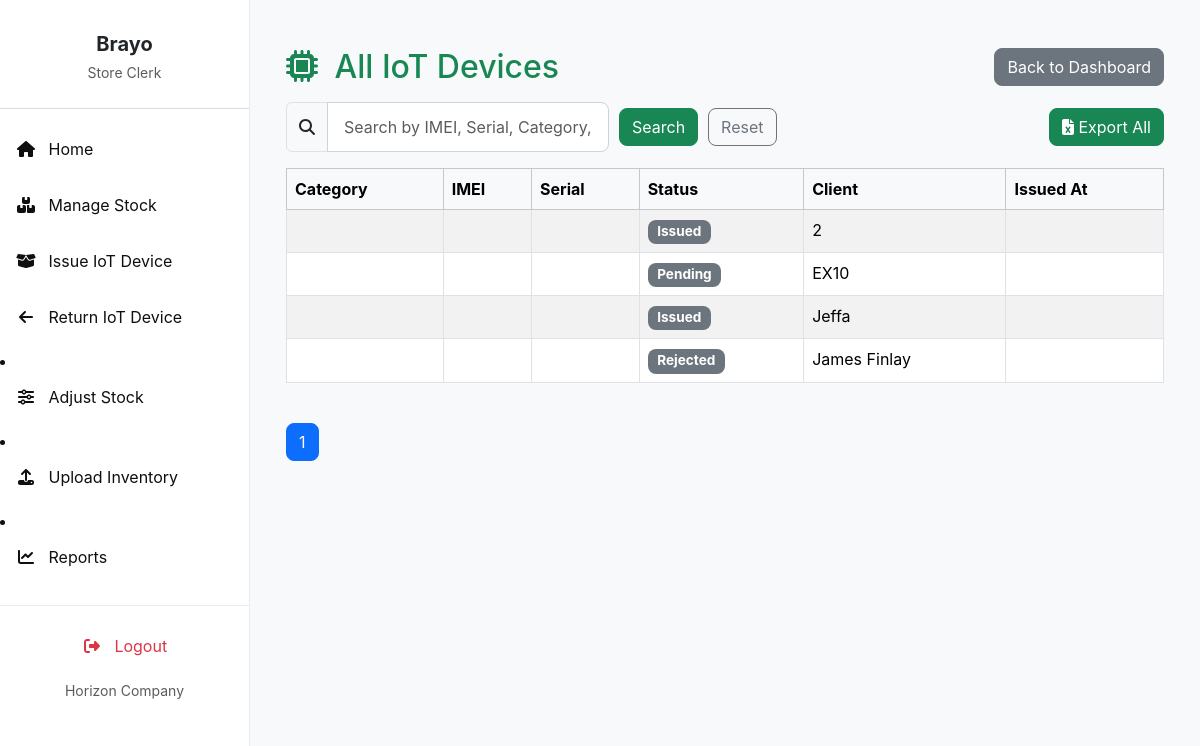
The page /reports/total-requests/ (signed in) on the database its author committed.
### invent/models.py (models this page shows, shortened)
class DeviceRequest(models.Model):
    device = models.ForeignKey(
        "Device",
        on_delete=models.CASCADE,
        related_name="requests"
    )
    requestor = models.ForeignKey(
        User,
        on_delete=models.CASCADE,
        related_name="device_requests"
    )
    client = models.ForeignKey(
        "Client",
        on_delete=models.CASCADE,
        related_name="client_requests",
        null=True,
        blank=True
    )
    quantity = models.PositiveIntegerField(default=1)
    reason = models.TextField(blank=True, null=True)
    application_date = models.DateField(default=timezone.now)
    STATUS_CHOICES = [
        ('Pending', 'Pending'),
        ('Approved', 'Approved'),
        ('Issued', 'Issued'),
        ('Rejected', 'Rejected'),
        ('Cancelled', 'Cancelled'),
        ('Partially Returned', 'Partially Returned'),
        ('Fully Returned', 'Fully Returned'),
    ]
    status = models.CharField(
        max_length=20, choices=STATUS_CHOICES, default='Pending'
    )
    date_requested = models.DateTimeField(auto_now_add=True)
    date_issued = models.DateTimeField(null=True, blank=True)
    returned_quantity = models.PositiveIntegerField(default=0)
    _original_status = None
    def __init__(self, *args, **kwargs):
        super().__init__(*args, **kwargs)
        self._original_status = self.status

class Client(models.Model):
    name = models.CharField(max_length=255)
    phone_no = models.CharField(max_length=50)
    email = models.EmailField()
    address = models.CharField(max_length=255)
    def __str__(self):
        return self.name

### invent/views.py (the view, shortened to what this page needs)
# urls.py: path('reports/total-requests/', views.total_requests, name='total_requests'),
@login_required
def total_requests(request):
    query = request.GET.get('q', '')
    status_filter = request.GET.get('status', '')
    queryset = DeviceRequest.objects.select_related(
        "device", "client", "requestor").order_by('-date_requested')
    if status_filter:
        queryset = queryset.filter(status=status_filter)
    paginator = Paginator(queryset, 10)
    page_number = request.GET.get('page')
    page_obj = paginator.get_page(page_number)
    context = {
        'page_obj': page_obj,
        'status_filter': status_filter,
    }
    return render(request, 'invent/total_requests.html', context)

### invent/context_processors.py (called while the page is built)
def pending_requests_count(request):
    count = 0  # Default to 0
    if request.user.is_authenticated:
        if request.user.has_perm('invent.can_issue_device'):
            count = DeviceRequest.objects.filter(status='Pending').count()
    return {'pending_requests_count_for_sidebar': count}

### invent/templates/invent/total_requests.html (shortened to what this page needs)
{% extends 'invent/base_store_clerk.html' %}
{% block content %}
<div class="container mt-4">
    <div class="d-flex justify-content-between align-items-center mb-3">
        <h2 class="mb-0 text-primary"><i class="fas fa-microchip me-2"></i> All IoT Devices</h2>
        <a href="{% url 'store_clerk_dashboard' %}" class="btn btn-secondary">Back to Dashboard</a>
    </div>
    <div class="d-flex justify-content-between mb-3 align-items-center">
        <form method="get" class="d-flex align-items-center" style="gap: 10px;">
            <div class="input-group">
                <span class="input-group-text"><i class="fas fa-search"></i></span>
                <input type="text" name="q" value="{{ request.GET.q }}" class="form-control"
                       placeholder="Search by IMEI, Serial, Category, Client">
            </div>
            <button type="submit" class="btn btn-success">Search</button>
            <a href="{% url 'total_requests' %}" class="btn btn-outline-secondary">Reset</a>
        </form>
        <a href="{% url 'export_total_requests' %}" class="btn btn-success">
            <i class="fas fa-file-excel"></i> Export All
        </a>
    </div>
    <div class="table-responsive">
        <table class="table table-bordered table-striped">
            <thead class="table-light">
                <tr>
                    <th>Category</th>
                    <th>IMEI</th>
                    <th>Serial</th>
                    <th>Status</th>
                    <th>Client</th>
                    <th>Issued At</th>
                </tr>
            </thead>
            <tbody>
                {% for device in page_obj %}
                <tr>
                    <td>{{ device.category }}</td>
                    <td>{{ device.imei }}</td>
                    <td>{{ device.serial }}</td>
                    <td>
                        {% if device.status == "Available" %}
                            <span class="badge bg-success">Available</span>
                        {% else %}
                            <span class="badge bg-secondary">{{ device.status }}</span>
                        {% endif %}
                    </td>
                    <td>{{ device.client|default:"-" }}</td>
                    <td>{{ device.issued_at|date:"Y-m-d H:i" }}</td>
                </tr>
                {% empty %}
                <tr>
                    <td colspan="7" class="text-center">No devices found.</td>
                </tr>
                {% endfor %}
            </tbody>
        </table>
    </div>
    <div class="pagination mt-4 text-center">
        <ul class="list-unstyled d-inline-flex gap-2">
            {% for num in page_obj.paginator.page_range %}
                {% if page_obj.number == num %}
                    <li><span class="btn btn-primary">{{ num }}</span></li>
                {% else %}
                    <li><a href="?page={{ num }}" class="btn btn-outline-secondary">{{ num }}</a></li>
                {% endif %}
            {% endfor %}
        </ul>
    </div>
</div>
{% endblock %}

### invent/templates/invent/base_store_clerk.html (shortened to what this page needs)
<!DOCTYPE html>
<html lang="en">
<head>
    <link href="https://cdn.jsdelivr.net/npm/bootstrap@5.3.3/dist/css/bootstrap.min.css" rel="stylesheet">
    <link href="https://cdnjs.cloudflare.com/ajax/libs/font-awesome/6.4.0/css/all.min.css" rel="stylesheet">
    <link href="https://cdn.jsdelivr.net/npm/select2@4.1.0-rc.0/dist/css/select2.min.css" rel="stylesheet" />
    <link href="https://cdn.jsdelivr.net/npm/select2-bootstrap-5-theme@1.3.0/dist/select2-bootstrap-5-theme.min.css" rel="stylesheet" />
</head>
<body>
    <nav id="sidebarMenu" class="sidebar-wrapper collapse d-md-block">
        <div class="sidebar-content">
            <div class="text-center mb-4 pt-3">
                <h5 class="fw-bold mb-1 text-dark">{{ user.first_name|default:user.username }}</h5>
                <small class="text-muted">Store Clerk</small>
            </div>
            <hr class="border-secondary opacity-25" />
            <ul class="nav flex-column">
                <li class="nav-item mb-2">
                    <a class="nav-link {% if request.resolver_match.url_name == 'store_clerk_dashboard' %}active{% endif %}" href="{% url 'store_clerk_dashboard' %}">
                       <i class="fas fa-fw fa-home me-2"></i> Home
                    </a>
                </li>
                <li class="nav-item mb-2">
                    <a class="nav-link {% if request.resolver_match.url_name == 'manage_stock' %}active{% endif %}" href="{% url 'manage_stock' %}">
                        <i class="fas fa-fw fa-boxes me-2"></i> Manage Stock
                    </a>
                </li>
                <li class="nav-item mb-2 d-flex justify-content-between align-items-center">
                    <a class="nav-link {% if request.resolver_match.url_name == 'issue_device' %}active{% endif %}" href="{% url 'issue_device' %}">
                        <i class="fas fa-fw fa-box-open me-2"></i> Issue IoT Device
                    </a>
                </li>
                <li class="nav-item mb-2">
                    <a class="nav-link {% if request.resolver_match.url_name == 'return_device' %}active{% endif %}" href="{% url 'return_device' %}">
                        <i class="fas fa-fw fa-arrow-left me-2"></i> Return IoT Device
                    </a>
                </li>
            </ul>
                <li class="nav-item mb-2">
                    <a class="nav-link {% if request.resolver_match.url_name == 'adjust_stock' %}active{% endif %}" href="{% url 'adjust_stock' %}">
                        <i class="fas fa-fw fa-sliders-h me-2"></i> Adjust Stock
                    </a>
                </li>
                <li class="nav-item mb-2">
                    <a class="nav-link {% if request.resolver_match.url_name == 'upload_inventory' %}active{% endif %}" href="{% url 'upload_inventory' %}">
                        <i class="fas fa-fw fa-upload me-2"></i> Upload Inventory
                    </a>
                </li>
                <li class="nav-item mb-2">
                    <a class="nav-link {% if request.resolver_match.url_name == 'reports' %}active{% endif %}" href="{% url 'reports' %}">
                        <i class="fas fa-fw fa-chart-line me-2"></i> Reports
                    </a>
                </li>
        </div>
        <div class="sidebar-bottom">
            <ul class="nav flex-column mb-2">
                <li class="nav-item">
                    <a class="nav-link text-danger logout-link" href="{% url 'logout' %}">
                        <i class="fas fa-fw fa-right-from-bracket me-2"></i> Logout
                    </a>
                </li>
            </ul>
            <small class="text-muted">Horizon Company</small>
        </div>
    </nav>
    <main class="main-content">
        {% block content %}{% endblock %}
    </main>
</body>
</html>

### invent/templates/invent/base_store_clerk.html (style rules this page uses)
:root { --bs-primary: #198754; --bs-primary-rgb: 25, 135, 84; --bs-btn-primary-color: #fff; --bs-btn-primary-bg: var(--bs-primary); --bs-btn-primary-border-color: var(--bs-primary); --bs-btn-primary-hover-bg: #157347; --bs-btn-primary-hover-border-color: #146c43; --bs-btn-primary-active-bg: #13653f; --bs-btn-primary-active-border-color: #125f3c; --bs-link-color: var(--bs-primary); --bs-link-hover-color: #157347; --sidebar-bg: white; --sidebar-text: #0f0f0f; --sidebar-active: #178526; --sidebar-hover: #15b33c; }
body { font-family: 'Inter', sans-serif; background-color: #f8f9fa; margin: 0; }
.sidebar-wrapper { position: fixed; top: 0; bottom: 0; left: 0; width: 250px; background-color: var(--sidebar-bg); color: var(--sidebar-text); border-right: 1px solid #e9ecef; z-index: 1030; display: flex; flex-direction: column; }
.sidebar-content { flex-grow: 1; overflow-y: auto; padding-top: 1rem; padding-bottom: 1rem; }
.sidebar-wrapper .nav-link { color: var(--sidebar-text); padding: 0.75rem 1rem; border-radius: 0.5rem; transition: background-color 0.2s ease, color 0.2s ease; }
.sidebar-wrapper .nav-link.text-danger { color: #dc3545 !important; }
.sidebar-bottom { padding-top: 1rem; padding-bottom: 1rem; text-align: center; border-top: 1px solid #e9ecef; }
.main-content { margin-left: 250px; padding: 1.5rem; min-height: 100vh; overflow-x: hidden; transition: margin-left 0.3s ease-in-out; }
.btn { border-radius: 0.5rem; }
.badge { border-radius: 0.5rem; padding: 0.4em 0.7em; font-size: 0.85em; }
.table thead th { border-bottom: none; }
.table tbody tr:last-child td { border-bottom: none; }
.form-control, .form-select { border-radius: 0.5rem; border-color: #ced4da; padding: 0.75rem 1rem; }

### rows shown on the page
DeviceRequest: status "Issued", client "2"
DeviceRequest: status "Pending", client "EX10"
DeviceRequest: status "Issued", client "Jeffa"
DeviceRequest: status "Rejected", client "James Finlay"

### other values the page prints
{{ user.first_name|default:user.username }} "Brayo"
{{ num }} "1"
